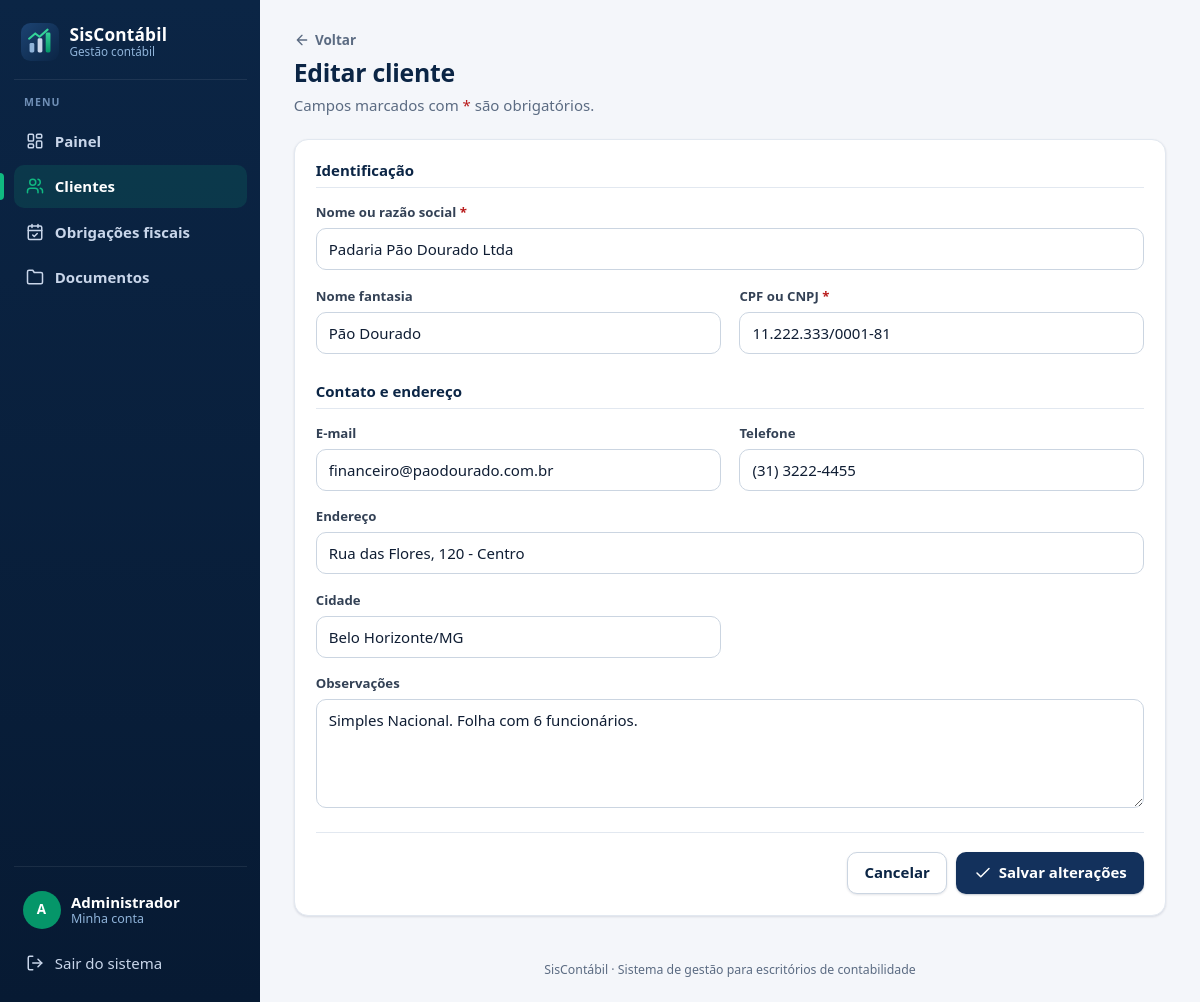
The app's page /index.php?r=clientes/form&id=1 (signed in) with its own data.
### tables this page shows
CREATE TABLE clientes (
    id             INT UNSIGNED NOT NULL AUTO_INCREMENT,
    nome           VARCHAR(150) NOT NULL COMMENT 'Nome (pessoa física) ou razão social (empresa)',
    nome_fantasia  VARCHAR(150) NULL,
    documento      VARCHAR(14)  NOT NULL COMMENT 'CPF (11) ou CNPJ (14), só números',
    email          VARCHAR(150) NULL,
    telefone       VARCHAR(11)  NULL COMMENT 'DDD + número, só números',
    endereco       VARCHAR(200) NULL,
    cidade         VARCHAR(100) NULL,
    observacoes    TEXT         NULL,
    criado_em      DATETIME     NOT NULL DEFAULT CURRENT_TIMESTAMP,
    atualizado_em  DATETIME     NOT NULL DEFAULT CURRENT_TIMESTAMP ON UPDATE CURRENT_TIMESTAMP,
    PRIMARY KEY (id),
    UNIQUE KEY uq_clientes_documento (documento),
    KEY ix_clientes_nome (nome)
);

### app/Core/View.php (called while the page is built, shortened)
<?php
final class View
{
    public static function renderizar(string $view, array $dados = [], string $layout = 'principal'): void
    {
        $dados['titulo'] ??= config('app.nome');
        $dados['erros'] ??= [];
        $dados['flash'] = Flash::obter();
        extract($dados, EXTR_SKIP);
        require RAIZ . '/app/Views/' . $view . '.php';
    }
}

### app/Core/Controller.php (called while the page is built, shortened)
<?php
abstract class Controller
{
    protected function view(string $view, array $dados = [], string $layout = 'principal'): void
    {
        View::renderizar($view, $dados, $layout);
    }
    protected function idOpcional(): ?int
    {
        $valor = $_POST['id'] ?? $_GET['id'] ?? '';
        return is_string($valor) && ctype_digit($valor) && (int) $valor > 0 ? (int) $valor : null;
    }
}

### app/Controllers/ClienteController.php (called while the page is built, shortened)
<?php
final class ClienteController extends Controller
{
    public function formulario(): void
    {
        $id = $this->idOpcional();
        $cliente = array_fill_keys(self::CAMPOS, '');
        if ($id !== null) {
            $cliente = (new Cliente())->buscar($id) ?? $this->naoEncontrado();
            $cliente['documento'] = documento_formatado($cliente['documento']);
            $cliente['telefone'] = telefone_formatado($cliente['telefone']);
        }
        $this->view('clientes/form', [
            'titulo' => $id ? 'Editar cliente' : 'Novo cliente',
            'id' => $id,
            'cliente' => $cliente,
        ]);
    }
}

### app/Core/Router.php (called while the page is built, shortened)
<?php
final class Router
{
    private array $rotas = ['GET' => [], 'POST' => []];
    public function get(string $rota, string $controller, string $acao, bool $publica = false): void
    {
        $this->rotas['GET'][$rota] = [$controller, $acao, $publica];
    }
    public function post(string $rota, string $controller, string $acao, bool $publica = false): void
    {
        $this->rotas['POST'][$rota] = [$controller, $acao, $publica];
    }
    public function despachar(string $rota, string $metodo): void
    {
        $rota = trim($rota, '/') ?: 'dashboard';
        $metodo = strtoupper($metodo) === 'POST' ? 'POST' : 'GET';
        $definicao = $this->rotas[$metodo][$rota] ?? null;
        [$controller, $acao, $publica] = $definicao;
        (new $controller())->$acao();
    }
}

### public/index.php (called while the page is built, shortened)
<?php
require RAIZ . '/app/Core/bootstrap.php';
$router = require RAIZ . '/routes/web.php';
$rota = is_string($_GET['r'] ?? null) ? $_GET['r'] : 'dashboard';
$router->despachar($rota, $_SERVER['REQUEST_METHOD'] ?? 'GET');

### app/Core/bootstrap.php (called while the page is built, shortened)
<?php
spl_autoload_register(static function (string $classe): void {
    if (str_starts_with($classe, 'App\\')) {
        $arquivo = RAIZ . '/app/' . str_replace('\\', '/', substr($classe, 4)) . '.php';
    }
});
require RAIZ . '/app/Core/helpers.php';

### app/Config/config.php (called while the page is built, shortened)
<?php
$env = static function (string $nome, string $padrao): string {
    $valor = getenv($nome);
    return $valor === false ? $padrao : $valor;
};
return [
    'app' => [
        'nome' => 'SisContábil',
        'fuso_horario' => 'America/Sao_Paulo',
        'debug' => $env('APP_DEBUG', '0') === '1',
        'sessao_inatividade' => 2 * 60 * 60,
        'itens_por_pagina' => 10,
    ],
    'db' => [
        'host' => $env('DB_HOST', '127.0.0.1'),
        'porta' => $env('DB_PORT', '3306'),
        'nome' => $env('DB_NAME', 'contabil'),
        'usuario' => $env('DB_USER', 'root'),
        'senha' => $env('DB_PASS', ''),
    ],
    'uploads' => [
        'pasta' => RAIZ . '/storage/uploads',
        'tamanho_maximo' => 5 * 1024 * 1024,
        'tipos' => [
            'pdf' => ['application/pdf'],
            'jpg' => ['image/jpeg'],
            'jpeg' => ['image/jpeg'],
            'png' => ['image/png'],
            'doc' => ['application/msword', 'application/vnd.ms-office', 'application/CDFV2'],
            'docx' => ['application/vnd.openxmlformats-officedocument.wordprocessingml.document', 'application/zip'],
            'xls' => ['application/vnd.ms-excel', 'application/vnd.ms-office', 'application/CDFV2'],
            'xlsx' => ['application/vnd.openxmlformats-officedocument.spreadsheetml.sheet', 'application/zip'],
        ],
    ],
];

### app/Config/Database.php (called while the page is built, shortened)
<?php
final class Database
{
    private static ?PDO $conexao = null;
    public static function conexao(): PDO
    {
        if (self::$conexao === null) {
            $db = config('db');
            $dsn = sprintf('mysql:host=%s;port=%s;dbname=%s;charset=utf8mb4', $db['host'], $db['porta'], $db['nome']);
            self::$conexao = new PDO($dsn, $db['usuario'], $db['senha'], [
                PDO::ATTR_ERRMODE => PDO::ERRMODE_EXCEPTION,
                PDO::ATTR_DEFAULT_FETCH_MODE => PDO::FETCH_ASSOC,
                PDO::ATTR_EMULATE_PREPARES => false,
            ]);
        }
        return self::$conexao;
    }
}

### app/Models/Model.php (called while the page is built, shortened)
<?php
abstract class Model
{
    protected PDO $db;
    public function __construct()
    {
        $this->db = Database::conexao();
    }
    protected function executar(string $sql, array $parametros = []): PDOStatement
    {
        $consulta = $this->db->prepare($sql);
        foreach ($parametros as $nome => $valor) {
            $tipo = match (true) {
                is_int($valor) => PDO::PARAM_INT,
                $valor === null => PDO::PARAM_NULL,
                default => PDO::PARAM_STR,
            };
            $consulta->bindValue(':' . ltrim((string) $nome, ':'), $valor, $tipo);
        }
        $consulta->execute();
        return $consulta;
    }
}

### app/Models/Cliente.php (called while the page is built, shortened)
<?php
final class Cliente extends Model
{
    public function buscar(int $id): ?array
    {
        $cliente = $this->executar('SELECT * FROM clientes WHERE id = :id', ['id' => $id])->fetch();
        return $cliente ?: null;
    }
}

### app/Views/clientes/form.php (the view, shortened to what this page needs)
<?php
$voltarPara = $id ? url('clientes/ver', ['id' => $id]) : url('clientes');
?>
<div class="cabecalho">
    <div>
        <a class="link-voltar" href="<?= e($voltarPara) ?>"><?= icone('voltar') ?> Voltar</a>
        <h1><?= $id ? 'Editar cliente' : 'Novo cliente' ?></h1>
        <p class="cabecalho__sub">Campos marcados com <span class="obrigatorio">*</span> são obrigatórios.</p>
    </div>
</div>
<form method="post" action="<?= e(url('clientes/salvar')) ?>" class="cartao formulario" novalidate>
    <h2 class="formulario__titulo">Identificação</h2>
    <div class="grade-campos">
        <div class="campo campo--largo">
            <label for="nome">Nome ou razão social <span class="obrigatorio">*</span></label>
            <input id="nome" name="nome" type="text" value="<?= e($cliente['nome']) ?>" maxlength="150" required<?= attr_erro($erros, 'nome') ?>>
        </div>
        <div class="campo">
            <label for="nome_fantasia">Nome fantasia</label>
            <input id="nome_fantasia" name="nome_fantasia" type="text" value="<?= e($cliente['nome_fantasia']) ?>" maxlength="150"<?= attr_erro($erros, 'nome_fantasia') ?>>
        </div>
        <div class="campo">
            <label for="documento">CPF ou CNPJ <span class="obrigatorio">*</span></label>
            <input id="documento" name="documento" type="text" inputmode="numeric" value="<?= e($cliente['documento']) ?>"
                   maxlength="18" placeholder="000.000.000-00 ou 00.000.000/0000-00" data-mascara="documento" required<?= attr_erro($erros, 'documento') ?>>
        </div>
    </div>
    <h2 class="formulario__titulo">Contato e endereço</h2>
    <div class="grade-campos">
        <div class="campo">
            <label for="email">E-mail</label>
            <input id="email" name="email" type="email" value="<?= e($cliente['email']) ?>" maxlength="150" placeholder="contato@empresa.com.br"<?= attr_erro($erros, 'email') ?>>
        </div>
        <div class="campo">
            <label for="telefone">Telefone</label>
            <input id="telefone" name="telefone" type="tel" value="<?= e($cliente['telefone']) ?>" maxlength="15"
                   placeholder="(31) 99999-8888" data-mascara="telefone"<?= attr_erro($erros, 'telefone') ?>>
        </div>
        <div class="campo campo--largo">
            <label for="endereco">Endereço</label>
            <input id="endereco" name="endereco" type="text" value="<?= e($cliente['endereco']) ?>" maxlength="200" placeholder="Rua, número, complemento, bairro"<?= attr_erro($erros, 'endereco') ?>>
        </div>
        <div class="campo">
            <label for="cidade">Cidade</label>
            <input id="cidade" name="cidade" type="text" value="<?= e($cliente['cidade']) ?>" maxlength="100" placeholder="Belo Horizonte/MG"<?= attr_erro($erros, 'cidade') ?>>
        </div>
        <div class="campo campo--largo">
            <label for="observacoes">Observações</label>
            <textarea id="observacoes" name="observacoes" rows="4" maxlength="2000" placeholder="Regime tributário, particularidades, contatos..."<?= attr_erro($erros, 'observacoes') ?>><?= e($cliente['observacoes']) ?></textarea>
        </div>
    </div>
    <div class="formulario__acoes">
        <a class="botao botao--secundario" href="<?= e($voltarPara) ?>">Cancelar</a>
        <button type="submit" class="botao"><?= icone('check') ?> <?= $id ? 'Salvar alterações' : 'Cadastrar cliente' ?></button>
    </div>
</form>

### public/assets/css/app.css (style rules this page uses)
:root { --marinho-900: #071a33; --marinho-800: #0b2545; --marinho-700: #13315c; --marinho-600: #1c4372; --marinho-100: #e4ebf5; --marinho-50: #f1f5fb; --verde-600: #059669; --verde-500: #10b981; --verde-100: #d1fae5; --verde-50: #ecfdf5; --fundo: #f4f6fa; --superficie: #ffffff; --texto: #0f1d33; --texto-suave: #5b6b82; --borda: #e2e8f0; --borda-forte: #cbd5e1; --perigo: #c2410c; --perigo-forte: #b91c1c; --perigo-fundo: #fef2f2; --aviso: #b45309; --aviso-fundo: #fffbeb; --info: #1d4ed8; --info-fundo: #eff6ff; --raio: 10px; --raio-grande: 14px; --sombra: 0 1px 2px rgb(15 29 51 / 5%), 0 1px 3px rgb(15 29 51 / 7%); --sombra-media: 0 6px 16px rgb(15 29 51 / 8%); --largura-menu: 260px; --transicao: 150ms ease; }
*, *::before, *::after { box-sizing: border-box; }
html { font-size: 15px; }
body { margin: 0; font-family: "Segoe UI", system-ui, -apple-system, Roboto, "Helvetica Neue", Arial, sans-serif; line-height: 1.5; color: var(--texto); background: var(--fundo); -webkit-font-smoothing: antialiased; }
h1, h2, h3 { margin: 0; line-height: 1.25; color: var(--marinho-800); }
h1 { font-size: 1.65rem; font-weight: 700; letter-spacing: -0.01em; }
h2 { font-size: 1.1rem; font-weight: 650; }
a { color: var(--marinho-600); }
.app { display: flex; min-height: 100vh; }
.cabecalho { display: flex; align-items: flex-end; justify-content: space-between; gap: 1rem; flex-wrap: wrap; margin-bottom: 1.5rem; }
.cabecalho__sub { margin: 0.35rem 0 0; color: var(--texto-suave); max-width: 70ch; }
.link-voltar { display: inline-flex; align-items: center; gap: 0.35rem; margin-bottom: 0.5rem; color: var(--texto-suave); font-size: 0.9rem; font-weight: 600; text-decoration: none; }
.cartao { background: var(--superficie); border: 1px solid var(--borda); border-radius: var(--raio-grande); box-shadow: var(--sombra); padding: 1.4rem; min-width: 0; }
.botao { display: inline-flex; align-items: center; justify-content: center; gap: 0.45rem; min-height: 42px; padding: 0.55rem 1.1rem; border: 1px solid transparent; border-radius: var(--raio); background: var(--marinho-700); color: #fff; font: inherit; font-weight: 600; text-decoration: none; white-space: nowrap; cursor: pointer; box-shadow: 0 1px 2px rgb(11 37 69 / 25%); transition: background var(--transicao), border-color var(--transicao), box-shadow var(--transicao); }
.botao--secundario { background: var(--superficie); border-color: var(--borda-forte); color: var(--marinho-800); box-shadow: var(--sombra); }
.formulario { max-width: 900px; }
.formulario__titulo { margin: 0 0 1rem; padding-bottom: 0.5rem; border-bottom: 1px solid var(--borda); font-size: 1rem; }
.formulario__titulo:not(:first-of-type) { margin-top: 0.75rem; }
.formulario__acoes { display: flex; justify-content: flex-end; gap: 0.6rem; padding-top: 1.25rem; margin-top: 0.5rem; border-top: 1px solid var(--borda); }
.grade-campos { display: grid; grid-template-columns: repeat(2, minmax(0, 1fr)); gap: 0 1.25rem; }
.campo { display: flex; flex-direction: column; gap: 0.35rem; margin-bottom: 1.1rem; min-width: 0; }
.campo--largo { grid-column: 1 / -1; }
.campo label { color: #334155; font-size: 0.88rem; font-weight: 600; }
.obrigatorio { color: var(--perigo-forte); }
input, select, textarea { width: 100%; min-height: 42px; padding: 0.55rem 0.8rem; border: 1px solid var(--borda-forte); border-radius: var(--raio); background: var(--superficie); color: var(--texto); font: inherit; transition: border-color var(--transicao), box-shadow var(--transicao); }
textarea { resize: vertical; }

### records on screen
clientes: nome "Padaria Pão Dourado Ltda", nome_fantasia "Pão Dourado", email "financeiro@paodourado.com.br", endereco "Rua das Flores, 120 - Centro", cidade "Belo Horizonte/MG", observacoes "Simples Nacional. Folha com 6 funcionários."

### other values on screen
config('app.nome') "SisContábil"
$rotulo "Painel"
$rotulo "Clientes"
$rotulo "Obrigações fiscais"
$rotulo "Documentos"
$iniciais "A"
$usuarioLogado['nome'] "Administrador"
